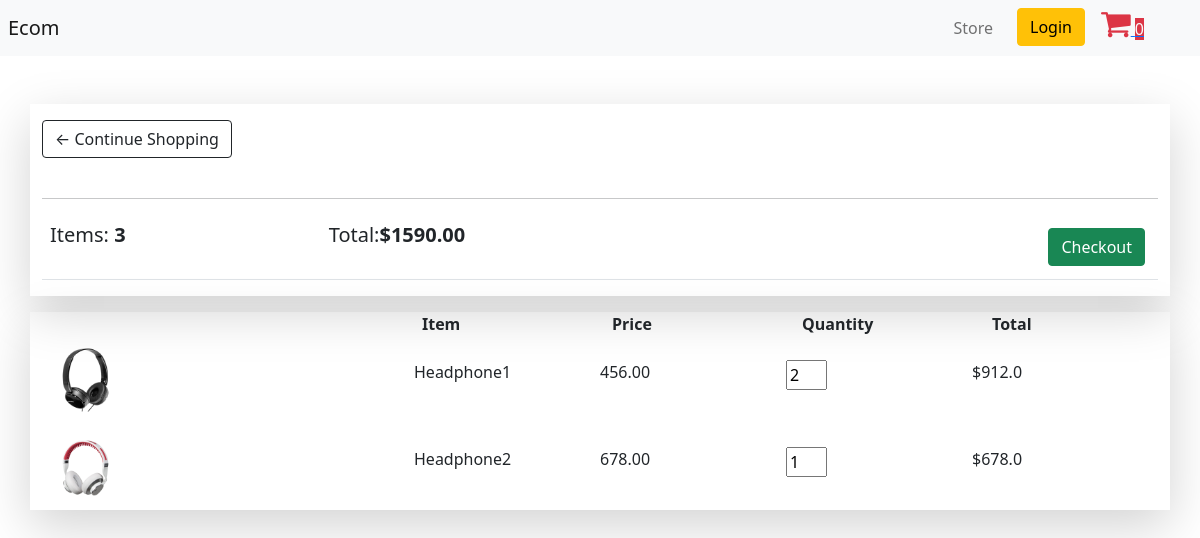
The app's page /cart/ (signed in) with its own data.
### store/models.py (models this page shows, shortened)
class Order (models.Model):
    customer = models.ForeignKey(Customer, on_delete= models.SET_NULL, null=True, blank=True)
    complete = models.BooleanField(default=False)
    date_ordered = models.DateTimeField(auto_now_add=True)
    transaction_id = models.CharField(max_length=100, null=True)
    @property
    def get_cart_total(self):
        orderitems = self.orderitem_set.all()
        total = sum ([item.get_total for item in orderitems])
        return total
    @property
    def get_cart_items(self):
        orderitems = self.orderitem_set.all()
        total = sum ([item.quantity for item in orderitems])
        return total

class OrderItem(models.Model):
    product = models.ForeignKey(Product, on_delete=models.SET_NULL, null=True)
    order = models.ForeignKey(Order, on_delete = models.SET_NULL, null=True)
    quantity= models.IntegerField(default=0, null=True, blank=True)
    date_added = models.DateTimeField(auto_now_add=True)
    @property
    def get_total(self):
        total = self.product.price * self.quantity
        return total

class Product (models.Model):
    name = models.CharField(max_length=200)
    price = models.FloatField()
    digital = models.BooleanField(default=False, null=True, blank=True)
    image = models.ImageField(null=True, blank= True)
    @property
    def imageURL(self):
        try:
             url = self.image.url
        except:
            url = ''
        return url

### store/views.py (the view)
# urls.py: path('cart/', views.cart, name="cart"),
def cart(request):
	if request.user.is_authenticated:
		customer = request.user.customer
		order, created = Order.objects.get_or_create(customer=customer, complete= False)
		items = order.orderitem_set.all()
	else:
		items = []
		order = {'get_cart_total':0, 'get_cart_items':0}
	context = {'items': items, 'order':order}
	return render(request, 'store/cart.html', context)

### store/templates/store/cart.html
{% extends 'store/main.html' %}
{% load static %}
{% block content %}
<div class="row mt-5">
    <div class="col-lg-12 shadow-lg">
        <a class="btn btn-outline-dark mt-3" href="{% url 'store' %}">&#x2190; Continue Shopping</a>
        <br>
        <br>
        <hr>
        <table class="table">
            <tr>
                <th>
                    <h5>Items: <strong>{{order.get_cart_items}}</strong></h5>
                </th>
                <th>
                    <h5>Total:<strong>${{order.get_cart_total|floatformat:2}}</strong></h5>
                </th>
                <th>
                    <a style="float:right; margin:5px;" class="btn btn-success" href="{% url 'checkout' %}">Checkout</a>
                </th>
            </tr>
        </table>
    </div>
</div>
<div class="row shadow-lg mt-3">
    <div class="col-lg-4"></div>
    <div class="col-lg-2"><strong>Item</strong></div>
    <div class="col-lg-2"><strong>Price</strong></div>
    <div class="col-lg-2"><strong>Quantity</strong></div>
    <div class="col-lg-2"><strong>Total</strong></div>
    {% for item in items %}
    <div class="row">
        <div class="col-lg-4"><img src="{{item.product.imageURL}}" class="img-fluid w-25"></div>
        <div class="col-lg-2 mt-4">
            <p>{{item.product.name}}</p>
        </div>
        <div class="col-lg-2 mt-4">
            <p>{{item.product.price|floatformat:2}}</p>
        </div>
        <div class="col-lg-2 mt-4">
            <input type="number" name="quantity" value="{{item.quantity}}" id="quantity" class="w-25">
        </div>
        <div class="col-lg-2 mt-4">
            <p>${{item.get_total}}</p>
        </div>
    </div>
    {% endfor %}
</div>
{% endblock content %}

### records on screen
Order: get_cart_items "3", get_cart_total "1590.00"
OrderItem: product.imageURL (picture), product.name "Headphone1", product.price "456.00", quantity "2", get_total "912.0"
OrderItem: product.imageURL (picture), product.name "Headphone2", product.price "678.00", quantity "1", get_total "678.0"
